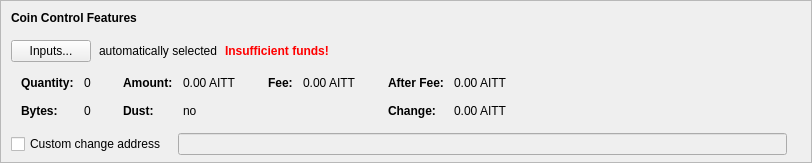
      <widget class="QFrame" name="frameCoinControl">
       <property name="sizePolicy">
        <sizepolicy hsizetype="Expanding" vsizetype="Fixed">
         <horstretch>0</horstretch>
         <verstretch>0</verstretch>
        </sizepolicy>
       </property>
       <property name="maximumSize">
        <size>
         <width>16777215</width>
         <height>16777215</height>
        </size>
       </property>
       <property name="frameShape">
        <enum>QFrame::StyledPanel</enum>
       </property>
       <property name="frameShadow">
        <enum>QFrame::Sunken</enum>
       </property>
       <layout class="QVBoxLayout" name="verticalLayoutCoinControl2">
        <property name="spacing">
         <number>0</number>
        </property>
        <property name="leftMargin">
         <number>0</number>
        </property>
        <property name="topMargin">
         <number>0</number>
        </property>
        <property name="rightMargin">
         <number>0</number>
        </property>
        <property name="bottomMargin">
         <number>6</number>
        </property>
        <item>
         <layout class="QVBoxLayout" name="verticalLayoutCoinControl" stretch="0,0,0,0,0">
          <property name="spacing">
           <number>0</number>
          </property>
          <property name="leftMargin">
           <number>10</number>
          </property>
          <property name="topMargin">
           <number>10</number>
          </property>
          <item>
           <layout class="QHBoxLayout" name="horizontalLayoutCoinControl1">
            <property name="bottomMargin">
             <number>15</number>
            </property>
            <item>
             <widget class="QLabel" name="labelCoinControlFeatures">
              <property name="sizePolicy">
               <sizepolicy hsizetype="Preferred" vsizetype="Maximum">
                <horstretch>0</horstretch>
                <verstretch>0</verstretch>
               </sizepolicy>
              </property>
              <property name="font">
               <font>
                <weight>75</weight>
                <bold>true</bold>
               </font>
              </property>
              <property name="styleSheet">
               <string notr="true">font-weight:bold;</string>
              </property>
              <property name="text">
               <string>Coin Control Features</string>
              </property>
             </widget>
            </item>
           </layout>
          </item>
          <item>
           <layout class="QHBoxLayout" name="horizontalLayoutCoinControl2" stretch="0,0,0,0">
            <property name="spacing">
             <number>8</number>
            </property>
            <property name="bottomMargin">
             <number>10</number>
            </property>
            <item>
             <widget class="QPushButton" name="pushButtonCoinControl">
              <property name="styleSheet">
               <string notr="true"/>
              </property>
              <property name="text">
               <string>Inputs...</string>
              </property>
              <property name="autoDefault">
               <bool>false</bool>
              </property>
             </widget>
            </item>
            <item>
             <widget class="QLabel" name="labelCoinControlAutomaticallySelected">
              <property name="text">
               <string>automatically selected</string>
              </property>
              <property name="margin">
               <number>5</number>
              </property>
             </widget>
            </item>
            <item>
             <widget class="QLabel" name="labelCoinControlInsuffFunds">
              <property name="font">
               <font>
                <weight>75</weight>
                <bold>true</bold>
               </font>
              </property>
              <property name="styleSheet">
               <string notr="true">color:red;font-weight:bold;</string>
              </property>
              <property name="text">
               <string>Insufficient funds!</string>
              </property>
              <property name="margin">
               <number>5</number>
              </property>
             </widget>
            </item>
            <item>
             <spacer name="horizontalSpacerCoinControl">
              <property name="orientation">
               <enum>Qt::Horizontal</enum>
              </property>
              <property name="sizeHint" stdset="0">
               <size>
                <width>40</width>
                <height>1</height>
               </size>
              </property>
             </spacer>
            </item>
           </layout>
          </item>
          <item>
           <widget class="QWidget" name="widgetCoinControl" native="true">
            <property name="sizePolicy">
             <sizepolicy hsizetype="Preferred" vsizetype="Preferred">
              <horstretch>0</horstretch>
              <verstretch>0</verstretch>
             </sizepolicy>
            </property>
            <property name="minimumSize">
             <size>
              <width>0</width>
              <height>0</height>
             </size>
            </property>
            <property name="styleSheet">
             <string notr="true"/>
            </property>
            <layout class="QHBoxLayout" name="horizontalLayoutCoinControl5">
             <property name="leftMargin">
              <number>0</number>
             </property>
             <property name="topMargin">
              <number>0</number>
             </property>
             <property name="rightMargin">
              <number>0</number>
             </property>
             <property name="bottomMargin">
              <number>0</number>
             </property>
             <item>
              <layout class="QHBoxLayout" name="horizontalLayoutCoinControl3" stretch="0,0,0,1">
               <property name="spacing">
                <number>20</number>
               </property>
               <property name="topMargin">
                <number>0</number>
               </property>
               <property name="bottomMargin">
                <number>10</number>
               </property>
               <item>
                <layout class="QFormLayout" name="formLayoutCoinControl1">
                 <property name="horizontalSpacing">
                  <number>10</number>
                 </property>
                 <property name="verticalSpacing">
                  <number>14</number>
                 </property>
                 <property name="leftMargin">
                  <number>10</number>
                 </property>
                 <property name="topMargin">
                  <number>4</number>
                 </property>
                 <property name="rightMargin">
                  <number>6</number>
                 </property>
                 <item row="0" column="0">
                  <widget class="QLabel" name="labelCoinControlQuantityText">
                   <property name="font">
                    <font>
                     <weight>75</weight>
                     <bold>true</bold>
                    </font>
                   </property>
                   <property name="text">
                    <string>Quantity:</string>
                   </property>
                   <property name="margin">
                    <number>0</number>
                   </property>
                  </widget>
                 </item>
                 <item row="0" column="1">
                  <widget class="QLabel" name="labelCoinControlQuantity">
                   <property name="cursor">
                    <cursorShape>IBeamCursor</cursorShape>
                   </property>
                   <property name="contextMenuPolicy">
                    <enum>Qt::ActionsContextMenu</enum>
                   </property>
                   <property name="text">
                    <string notr="true">0</string>
                   </property>
                   <property name="margin">
                    <number>0</number>
                   </property>
                   <property name="textInteractionFlags">
                    <set>Qt::LinksAccessibleByMouse|Qt::TextSelectableByKeyboard|Qt::TextSelectableByMouse</set>
                   </property>
                  </widget>
                 </item>
                 <item row="1" column="0">
                  <widget class="QLabel" name="labelCoinControlBytesText">
                   <property name="font">
                    <font>
                     <weight>75</weight>
                     <bold>true</bold>
                    </font>
                   </property>
                   <property name="text">
                    <string>Bytes:</string>
                   </property>
                  </widget>
                 </item>
                 <item row="1" column="1">
                  <widget class="QLabel" name="labelCoinControlBytes">
                   <property name="cursor">
                    <cursorShape>IBeamCursor</cursorShape>
                   </property>
                   <property name="contextMenuPolicy">
                    <enum>Qt::ActionsContextMenu</enum>
                   </property>
                   <property name="text">
                    <string notr="true">0</string>
                   </property>
                   <property name="textInteractionFlags">
                    <set>Qt::LinksAccessibleByMouse|Qt::TextSelectableByKeyboard|Qt::TextSelectableByMouse</set>
                   </property>
                  </widget>
                 </item>
                </layout>
               </item>
               <item>
                <layout class="QFormLayout" name="formLayoutCoinControl2">
                 <property name="horizontalSpacing">
                  <number>10</number>
                 </property>
                 <property name="verticalSpacing">
                  <number>14</number>
                 </property>
                 <property name="leftMargin">
                  <number>6</number>
                 </property>
                 <property name="topMargin">
                  <number>4</number>
                 </property>
                 <property name="rightMargin">
                  <number>6</number>
                 </property>
                 <item row="0" column="0">
                  <widget class="QLabel" name="labelCoinControlAmountText">
                   <property name="font">
                    <font>
                     <weight>75</weight>
                     <bold>true</bold>
                    </font>
                   </property>
                   <property name="text">
                    <string>Amount:</string>
                   </property>
                   <property name="margin">
                    <number>0</number>
                   </property>
                  </widget>
                 </item>
                 <item row="0" column="1">
                  <widget class="QLabel" name="labelCoinControlAmount">
                   <property name="cursor">
                    <cursorShape>IBeamCursor</cursorShape>
                   </property>
                   <property name="contextMenuPolicy">
                    <enum>Qt::ActionsContextMenu</enum>
                   </property>
                   <property name="text">
                    <string notr="true">0.00 AITT</string>
                   </property>
                   <property name="textInteractionFlags">
                    <set>Qt::LinksAccessibleByMouse|Qt::TextSelectableByKeyboard|Qt::TextSelectableByMouse</set>
                   </property>
                  </widget>
                 </item>
                 <item row="1" column="0">
                  <widget class="QLabel" name="labelCoinControlLowOutputText">
                   <property name="font">
                    <font>
                     <weight>75</weight>
                     <bold>true</bold>
                    </font>
                   </property>
                   <property name="text">
                    <string>Dust:</string>
                   </property>
                  </widget>
                 </item>
                 <item row="1" column="1">
                  <widget class="QLabel" name="labelCoinControlLowOutput">
                   <property name="cursor">
                    <cursorShape>IBeamCursor</cursorShape>
                   </property>
                   <property name="contextMenuPolicy">
                    <enum>Qt::ActionsContextMenu</enum>
                   </property>
                   <property name="text">
                    <string notr="true">no</string>
                   </property>
                   <property name="textInteractionFlags">
                    <set>Qt::LinksAccessibleByMouse|Qt::TextSelectableByKeyboard|Qt::TextSelectableByMouse</set>
                   </property>
                  </widget>
                 </item>
                </layout>
               </item>
               <item>
                <layout class="QFormLayout" name="formLayoutCoinControl3">
                 <property name="horizontalSpacing">
                  <number>10</number>
                 </property>
                 <property name="verticalSpacing">
                  <number>14</number>
                 </property>
                 <property name="leftMargin">
                  <number>6</number>
                 </property>
                 <property name="topMargin">
                  <number>4</number>
                 </property>
                 <property name="rightMargin">
                  <number>6</number>
                 </property>
                 <item row="0" column="0">
                  <widget class="QLabel" name="labelCoinControlFeeText">
                   <property name="font">
                    <font>
                     <weight>75</weight>
                     <bold>true</bold>
                    </font>
                   </property>
                   <property name="text">
                    <string>Fee:</string>
                   </property>
                   <property name="margin">
                    <number>0</number>
                   </property>
                  </widget>
                 </item>
                 <item row="0" column="1">
                  <widget class="QLabel" name="labelCoinControlFee">
                   <property name="cursor">
                    <cursorShape>IBeamCursor</cursorShape>
                   </property>
                   <property name="contextMenuPolicy">
                    <enum>Qt::ActionsContextMenu</enum>
                   </property>
                   <property name="text">
                    <string notr="true">0.00 AITT</string>
                   </property>
                   <property name="textInteractionFlags">
                    <set>Qt::LinksAccessibleByMouse|Qt::TextSelectableByKeyboard|Qt::TextSelectableByMouse</set>
                   </property>
                  </widget>
                 </item>
                </layout>
               </item>
               <item>
                <layout class="QFormLayout" name="formLayoutCoinControl4">
                 <property name="horizontalSpacing">
                  <number>10</number>
                 </property>
                 <property name="verticalSpacing">
                  <number>14</number>
                 </property>
                 <property name="leftMargin">
                  <number>6</number>
                 </property>
                 <property name="topMargin">
                  <number>4</number>
                 </property>
                 <property name="rightMargin">
                  <number>6</number>
                 </property>
                 <item row="0" column="0">
                  <widget class="QLabel" name="labelCoinControlAfterFeeText">
                   <property name="font">
                    <font>
                     <weight>75</weight>
                     <bold>true</bold>
                    </font>
                   </property>
                   <property name="text">
                    <string>After Fee:</string>
                   </property>
                   <property name="margin">
                    <number>0</number>
                   </property>
                  </widget>
                 </item>
                 <item row="0" column="1">
                  <widget class="QLabel" name="labelCoinControlAfterFee">
                   <property name="cursor">
                    <cursorShape>IBeamCursor</cursorShape>
                   </property>
                   <property name="contextMenuPolicy">
                    <enum>Qt::ActionsContextMenu</enum>
                   </property>
                   <property name="text">
                    <string notr="true">0.00 AITT</string>
                   </property>
                   <property name="textInteractionFlags">
                    <set>Qt::LinksAccessibleByMouse|Qt::TextSelectableByKeyboard|Qt::TextSelectableByMouse</set>
                   </property>
                  </widget>
                 </item>
                 <item row="1" column="0">
                  <widget class="QLabel" name="labelCoinControlChangeText">
                   <property name="font">
                    <font>
                     <weight>75</weight>
                     <bold>true</bold>
                    </font>
                   </property>
                   <property name="text">
                    <string>Change:</string>
                   </property>
                  </widget>
                 </item>
                 <item row="1" column="1">
                  <widget class="QLabel" name="labelCoinControlChange">
                   <property name="cursor">
                    <cursorShape>IBeamCursor</cursorShape>
                   </property>
                   <property name="contextMenuPolicy">
                    <enum>Qt::ActionsContextMenu</enum>
                   </property>
                   <property name="text">
                    <string notr="true">0.00 AITT</string>
                   </property>
                   <property name="textInteractionFlags">
                    <set>Qt::LinksAccessibleByMouse|Qt::TextSelectableByKeyboard|Qt::TextSelectableByMouse</set>
                   </property>
                  </widget>
                 </item>
                </layout>
               </item>
              </layout>
             </item>
            </layout>
           </widget>
          </item>
          <item>
           <layout class="QHBoxLayout" name="horizontalLayoutCoinControl4" stretch="0,0,0">
            <property name="spacing">
             <number>12</number>
            </property>
            <property name="sizeConstraint">
             <enum>QLayout::SetDefaultConstraint</enum>
            </property>
            <property name="topMargin">
             <number>5</number>
            </property>
            <property name="rightMargin">
             <number>5</number>
            </property>
            <item>
             <widget class="QCheckBox" name="checkBoxCoinControlChange">
              <property name="toolTip">
               <string>If this is activated, but the change address is empty or invalid, change will be sent to a newly generated address.</string>
              </property>
              <property name="text">
               <string>Custom change address</string>
              </property>
             </widget>
            </item>
            <item>
             <widget class="QValidatedLineEdit" name="lineEditCoinControlChange">
              <property name="enabled">
               <bool>false</bool>
              </property>
              <property name="sizePolicy">
               <sizepolicy hsizetype="Expanding" vsizetype="Fixed">
                <horstretch>0</horstretch>
                <verstretch>0</verstretch>
               </sizepolicy>
              </property>
             </widget>
            </item>
            <item>
             <widget class="QLabel" name="labelCoinControlChangeLabel">
              <property name="sizePolicy">
               <sizepolicy hsizetype="Preferred" vsizetype="Expanding">
                <horstretch>0</horstretch>
                <verstretch>0</verstretch>
               </sizepolicy>
              </property>
              <property name="minimumSize">
               <size>
                <width>0</width>
                <height>0</height>
               </size>
              </property>
              <property name="text">
               <string/>
              </property>
              <property name="margin">
               <number>3</number>
              </property>
             </widget>
            </item>
           </layout>
          </item>
          <item>
           <spacer name="verticalSpacerCoinControl">
            <property name="orientation">
             <enum>Qt::Vertical</enum>
            </property>
            <property name="sizeHint" stdset="0">
             <size>
              <width>800</width>
              <height>1</height>
             </size>
            </property>
           </spacer>
          </item>
         </layout>
        </item>
       </layout>
      </widget>
